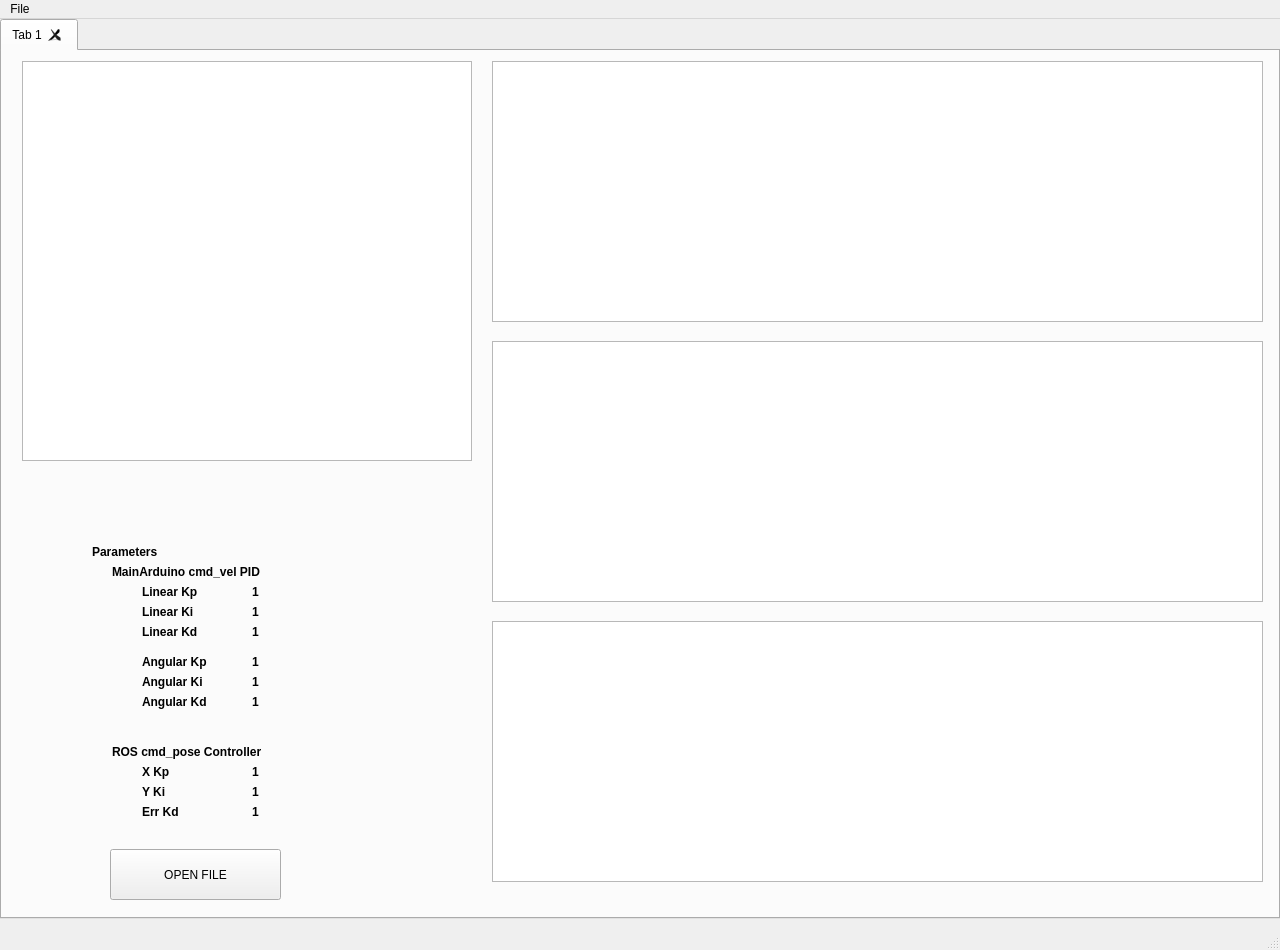
<?xml version="1.0" encoding="UTF-8"?>
<ui version="4.0">
 <class>MainWindow</class>
 <widget class="QMainWindow" name="MainWindow">
  <property name="geometry">
   <rect>
    <x>0</x>
    <y>0</y>
    <width>1280</width>
    <height>950</height>
   </rect>
  </property>
  <property name="sizePolicy">
   <sizepolicy hsizetype="Fixed" vsizetype="Fixed">
    <horstretch>0</horstretch>
    <verstretch>0</verstretch>
   </sizepolicy>
  </property>
  <property name="minimumSize">
   <size>
    <width>1280</width>
    <height>950</height>
   </size>
  </property>
  <property name="maximumSize">
   <size>
    <width>1280</width>
    <height>950</height>
   </size>
  </property>
  <property name="windowTitle">
   <string>Ceres CSV Analyser</string>
  </property>
  <property name="windowIcon">
   <iconset resource="ressources.qrc">
    <normaloff>:/images/pitch.png</normaloff>:/images/pitch.png</iconset>
  </property>
  <widget class="QWidget" name="centralWidget">
   <widget class="QTabWidget" name="tabWidget">
    <property name="geometry">
     <rect>
      <x>0</x>
      <y>0</y>
      <width>1280</width>
      <height>900</height>
     </rect>
    </property>
    <property name="sizePolicy">
     <sizepolicy hsizetype="Fixed" vsizetype="Fixed">
      <horstretch>0</horstretch>
      <verstretch>0</verstretch>
     </sizepolicy>
    </property>
    <property name="minimumSize">
     <size>
      <width>1280</width>
      <height>900</height>
     </size>
    </property>
    <property name="maximumSize">
     <size>
      <width>1280</width>
      <height>900</height>
     </size>
    </property>
    <property name="currentIndex">
     <number>0</number>
    </property>
    <property name="tabsClosable">
     <bool>true</bool>
    </property>
    <property name="movable">
     <bool>true</bool>
    </property>
    <widget class="QWidget" name="tab">
     <attribute name="title">
      <string>Tab 1</string>
     </attribute>
     <widget class="QLabel" name="label_3">
      <property name="geometry">
       <rect>
        <x>90</x>
        <y>490</y>
        <width>161</width>
        <height>21</height>
       </rect>
      </property>
      <property name="font">
       <font>
        <weight>75</weight>
        <bold>true</bold>
       </font>
      </property>
      <property name="text">
       <string>Parameters</string>
      </property>
     </widget>
     <widget class="QLabel" name="label_11">
      <property name="geometry">
       <rect>
        <x>140</x>
        <y>750</y>
        <width>81</width>
        <height>21</height>
       </rect>
      </property>
      <property name="font">
       <font>
        <weight>75</weight>
        <bold>true</bold>
       </font>
      </property>
      <property name="text">
       <string>Err Kd</string>
      </property>
     </widget>
     <widget class="QLabel" name="label_14">
      <property name="geometry">
       <rect>
        <x>140</x>
        <y>710</y>
        <width>81</width>
        <height>21</height>
       </rect>
      </property>
      <property name="font">
       <font>
        <weight>75</weight>
        <bold>true</bold>
       </font>
      </property>
      <property name="text">
       <string>X Kp</string>
      </property>
     </widget>
     <widget class="QLabel" name="label_17">
      <property name="geometry">
       <rect>
        <x>250</x>
        <y>600</y>
        <width>81</width>
        <height>21</height>
       </rect>
      </property>
      <property name="font">
       <font>
        <weight>75</weight>
        <bold>true</bold>
       </font>
      </property>
      <property name="text">
       <string>1</string>
      </property>
     </widget>
     <widget class="PlotWidget" name="graphicsView_4">
      <property name="geometry">
       <rect>
        <x>490</x>
        <y>290</y>
        <width>771</width>
        <height>261</height>
       </rect>
      </property>
     </widget>
     <widget class="QLabel" name="label_15">
      <property name="geometry">
       <rect>
        <x>250</x>
        <y>570</y>
        <width>81</width>
        <height>21</height>
       </rect>
      </property>
      <property name="font">
       <font>
        <weight>75</weight>
        <bold>true</bold>
       </font>
      </property>
      <property name="text">
       <string>1</string>
      </property>
     </widget>
     <widget class="QLabel" name="label_18">
      <property name="geometry">
       <rect>
        <x>250</x>
        <y>550</y>
        <width>81</width>
        <height>21</height>
       </rect>
      </property>
      <property name="font">
       <font>
        <weight>75</weight>
        <bold>true</bold>
       </font>
      </property>
      <property name="text">
       <string>1</string>
      </property>
     </widget>
     <widget class="PlotWidget" name="graphicsView">
      <property name="geometry">
       <rect>
        <x>20</x>
        <y>10</y>
        <width>450</width>
        <height>400</height>
       </rect>
      </property>
     </widget>
     <widget class="QLabel" name="label_7">
      <property name="geometry">
       <rect>
        <x>140</x>
        <y>570</y>
        <width>81</width>
        <height>21</height>
       </rect>
      </property>
      <property name="font">
       <font>
        <weight>75</weight>
        <bold>true</bold>
       </font>
      </property>
      <property name="text">
       <string>Linear Kd</string>
      </property>
     </widget>
     <widget class="QLabel" name="label_5">
      <property name="geometry">
       <rect>
        <x>140</x>
        <y>530</y>
        <width>81</width>
        <height>21</height>
       </rect>
      </property>
      <property name="font">
       <font>
        <weight>75</weight>
        <bold>true</bold>
       </font>
      </property>
      <property name="text">
       <string>Linear Kp</string>
      </property>
     </widget>
     <widget class="QLabel" name="label_10">
      <property name="geometry">
       <rect>
        <x>140</x>
        <y>600</y>
        <width>81</width>
        <height>21</height>
       </rect>
      </property>
      <property name="font">
       <font>
        <weight>75</weight>
        <bold>true</bold>
       </font>
      </property>
      <property name="text">
       <string>Angular Kp</string>
      </property>
     </widget>
     <widget class="QLabel" name="label_23">
      <property name="geometry">
       <rect>
        <x>250</x>
        <y>710</y>
        <width>81</width>
        <height>21</height>
       </rect>
      </property>
      <property name="font">
       <font>
        <weight>75</weight>
        <bold>true</bold>
       </font>
      </property>
      <property name="text">
       <string>1</string>
      </property>
     </widget>
     <widget class="QLabel" name="label_9">
      <property name="geometry">
       <rect>
        <x>140</x>
        <y>620</y>
        <width>81</width>
        <height>21</height>
       </rect>
      </property>
      <property name="font">
       <font>
        <weight>75</weight>
        <bold>true</bold>
       </font>
      </property>
      <property name="text">
       <string>Angular Ki</string>
      </property>
     </widget>
     <widget class="QLabel" name="label_21">
      <property name="geometry">
       <rect>
        <x>250</x>
        <y>750</y>
        <width>81</width>
        <height>21</height>
       </rect>
      </property>
      <property name="font">
       <font>
        <weight>75</weight>
        <bold>true</bold>
       </font>
      </property>
      <property name="text">
       <string>1</string>
      </property>
     </widget>
     <widget class="QLabel" name="label_6">
      <property name="geometry">
       <rect>
        <x>140</x>
        <y>550</y>
        <width>81</width>
        <height>21</height>
       </rect>
      </property>
      <property name="font">
       <font>
        <weight>75</weight>
        <bold>true</bold>
       </font>
      </property>
      <property name="text">
       <string>Linear Ki</string>
      </property>
     </widget>
     <widget class="QLabel" name="label_4">
      <property name="geometry">
       <rect>
        <x>110</x>
        <y>510</y>
        <width>201</width>
        <height>21</height>
       </rect>
      </property>
      <property name="font">
       <font>
        <weight>75</weight>
        <bold>true</bold>
       </font>
      </property>
      <property name="text">
       <string>MainArduino cmd_vel PID</string>
      </property>
     </widget>
     <widget class="QLabel" name="label_13">
      <property name="geometry">
       <rect>
        <x>110</x>
        <y>690</y>
        <width>201</width>
        <height>21</height>
       </rect>
      </property>
      <property name="font">
       <font>
        <weight>75</weight>
        <bold>true</bold>
       </font>
      </property>
      <property name="text">
       <string>ROS cmd_pose Controller</string>
      </property>
     </widget>
     <widget class="QLabel" name="label_16">
      <property name="geometry">
       <rect>
        <x>250</x>
        <y>640</y>
        <width>81</width>
        <height>21</height>
       </rect>
      </property>
      <property name="font">
       <font>
        <weight>75</weight>
        <bold>true</bold>
       </font>
      </property>
      <property name="text">
       <string>1</string>
      </property>
     </widget>
     <widget class="QLabel" name="label_22">
      <property name="geometry">
       <rect>
        <x>250</x>
        <y>730</y>
        <width>81</width>
        <height>21</height>
       </rect>
      </property>
      <property name="font">
       <font>
        <weight>75</weight>
        <bold>true</bold>
       </font>
      </property>
      <property name="text">
       <string>1</string>
      </property>
     </widget>
     <widget class="QLabel" name="label_20">
      <property name="geometry">
       <rect>
        <x>250</x>
        <y>530</y>
        <width>81</width>
        <height>21</height>
       </rect>
      </property>
      <property name="font">
       <font>
        <weight>75</weight>
        <bold>true</bold>
       </font>
      </property>
      <property name="text">
       <string>1</string>
      </property>
     </widget>
     <widget class="PlotWidget" name="graphicsView_2">
      <property name="geometry">
       <rect>
        <x>490</x>
        <y>10</y>
        <width>771</width>
        <height>261</height>
       </rect>
      </property>
     </widget>
     <widget class="PlotWidget" name="graphicsView_3">
      <property name="geometry">
       <rect>
        <x>490</x>
        <y>570</y>
        <width>771</width>
        <height>261</height>
       </rect>
      </property>
     </widget>
     <widget class="QLabel" name="label_8">
      <property name="geometry">
       <rect>
        <x>140</x>
        <y>640</y>
        <width>81</width>
        <height>21</height>
       </rect>
      </property>
      <property name="font">
       <font>
        <weight>75</weight>
        <bold>true</bold>
       </font>
      </property>
      <property name="text">
       <string>Angular Kd</string>
      </property>
     </widget>
     <widget class="QLabel" name="label_12">
      <property name="geometry">
       <rect>
        <x>140</x>
        <y>730</y>
        <width>81</width>
        <height>21</height>
       </rect>
      </property>
      <property name="font">
       <font>
        <weight>75</weight>
        <bold>true</bold>
       </font>
      </property>
      <property name="text">
       <string>Y Ki</string>
      </property>
     </widget>
     <widget class="QLabel" name="label_19">
      <property name="geometry">
       <rect>
        <x>250</x>
        <y>620</y>
        <width>81</width>
        <height>21</height>
       </rect>
      </property>
      <property name="font">
       <font>
        <weight>75</weight>
        <bold>true</bold>
       </font>
      </property>
      <property name="text">
       <string>1</string>
      </property>
     </widget>
    </widget>
   </widget>
   <widget class="QPushButton" name="pushButton">
    <property name="geometry">
     <rect>
      <x>110</x>
      <y>830</y>
      <width>171</width>
      <height>51</height>
     </rect>
    </property>
    <property name="text">
     <string>OPEN FILE</string>
    </property>
   </widget>
  </widget>
  <widget class="QMenuBar" name="menuBar">
   <property name="geometry">
    <rect>
     <x>0</x>
     <y>0</y>
     <width>1280</width>
     <height>25</height>
    </rect>
   </property>
   <widget class="QMenu" name="menuFiles">
    <property name="title">
     <string>File</string>
    </property>
    <addaction name="actionOpen_CERES_Log_File"/>
    <addaction name="actionExport_Graphics"/>
   </widget>
   <addaction name="menuFiles"/>
  </widget>
  <widget class="QStatusBar" name="statusBar"/>
  <action name="actionOpen_CERES_Log_File">
   <property name="text">
    <string>Open CERES Log File</string>
   </property>
  </action>
  <action name="actionExport_Graphics">
   <property name="text">
    <string>Export Graphics</string>
   </property>
  </action>
 </widget>
 <layoutdefault spacing="6" margin="11"/>
 <customwidgets>
  <customwidget>
   <class>PlotWidget</class>
   <extends>QGraphicsView</extends>
   <header>pyqtgraph</header>
  </customwidget>
 </customwidgets>
 <resources>
  <include location="ressources.qrc"/>
 </resources>
 <connections/>
</ui>
